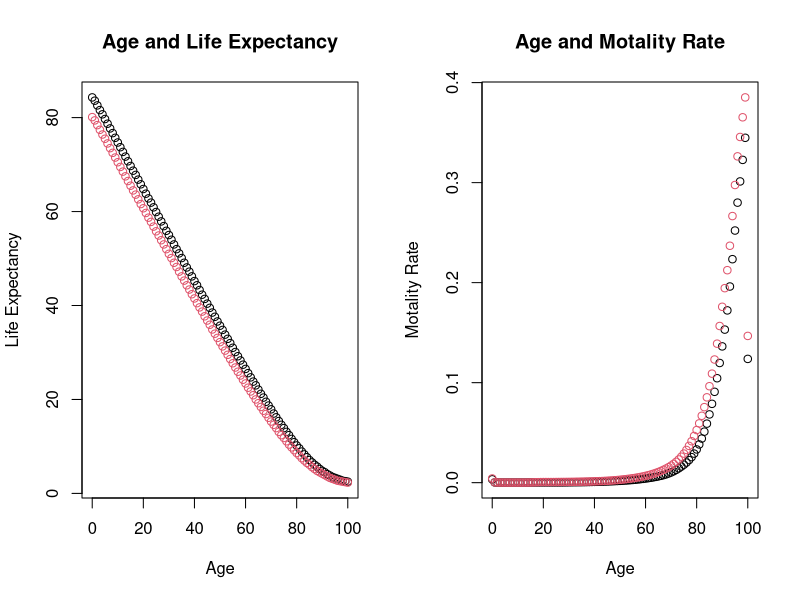

Write R code to recreate this figure.
## ---- chunk 1
df_life_female <- read.csv("life_table_aus_2013_female.csv")
df_life_male <- read.csv("life_table_aus_2013_male.csv")

# clean up the data
df_life_male <- data.frame(apply(df_life_male, 2, function (x) as.numeric(gsub(",", "", x))))
df_life_female <- data.frame(apply(df_life_female, 2, function (x) as.numeric(gsub(",", "", x))))
# add the mortality rate
df_life_male$mx <- round((df_life_male$lx * df_life_male$qx) / df_life_male$Lx, 5)
df_life_female$mx <- round((df_life_female$lx * df_life_female$qx) / df_life_female$Lx, 5)

df_life_male$gender <- factor("male")
df_life_female$gender <- factor("female")

df_life <- rbind(df_life_female, df_life_male)

## ---- chunk 2
par(mfrow=c(1,2))
plot(x = df_life$Age, y = df_life$ex, col = df_life$gender, main = "Age and Life Expectancy", xlab = "Age", ylab = "Life Expectancy")
plot(x = df_life$Age, y = df_life$mx, col = df_life$gender, main = "Age and Motality Rate", xlab = "Age", ylab = "Motality Rate")
